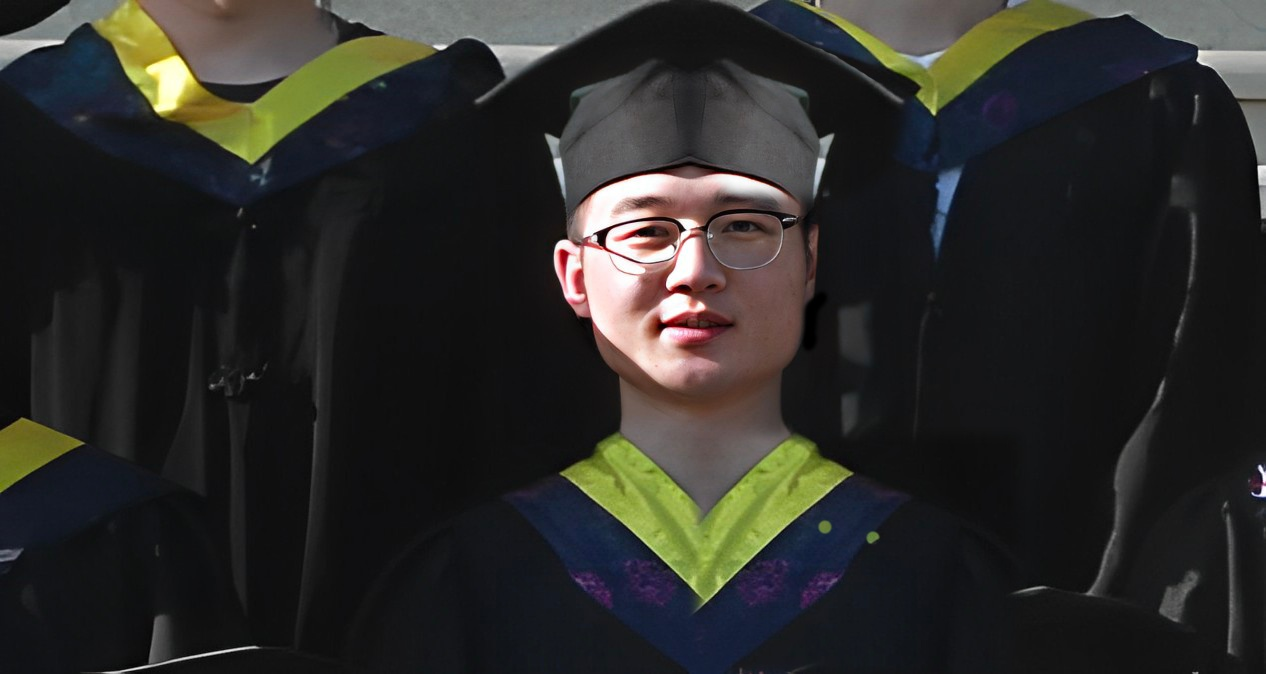
#> input picture baseOpenCV/pic/0.jpg, 1266 x 674 px
$ python '10 edgeDetection.py'
#> lines starting #> are read from the running program, lines starting #| are printed output that depends on the picture; after the words box and inside, x2 and y2 are one past the last pixel; in counts of white or black regions, pixels touching at a corner belong together
# -*-coding: utf-8 -*-
# @Time    : 2023/4/27 21:33
# @Author  : 刘少博
# @File    : 10 edgeDetection.py

import numpy as np
import cv2 as cv
import matplotlib.pyplot as plt

img = cv.imread("./pic/0.jpg", 0)  # 灰度图读取
#> img: shape (674, 1266); min 0, max 255, mean 43.2
plt.imshow(img, plt.cm.gray)
plt.show()

# Sobel
x = cv.Sobel(img, cv.CV_16S, 1, 0)  # 参数1：图像 参数2：数据操作超过8位，使用16位存储 参数3：操作x方向 参数4：不操作y方向
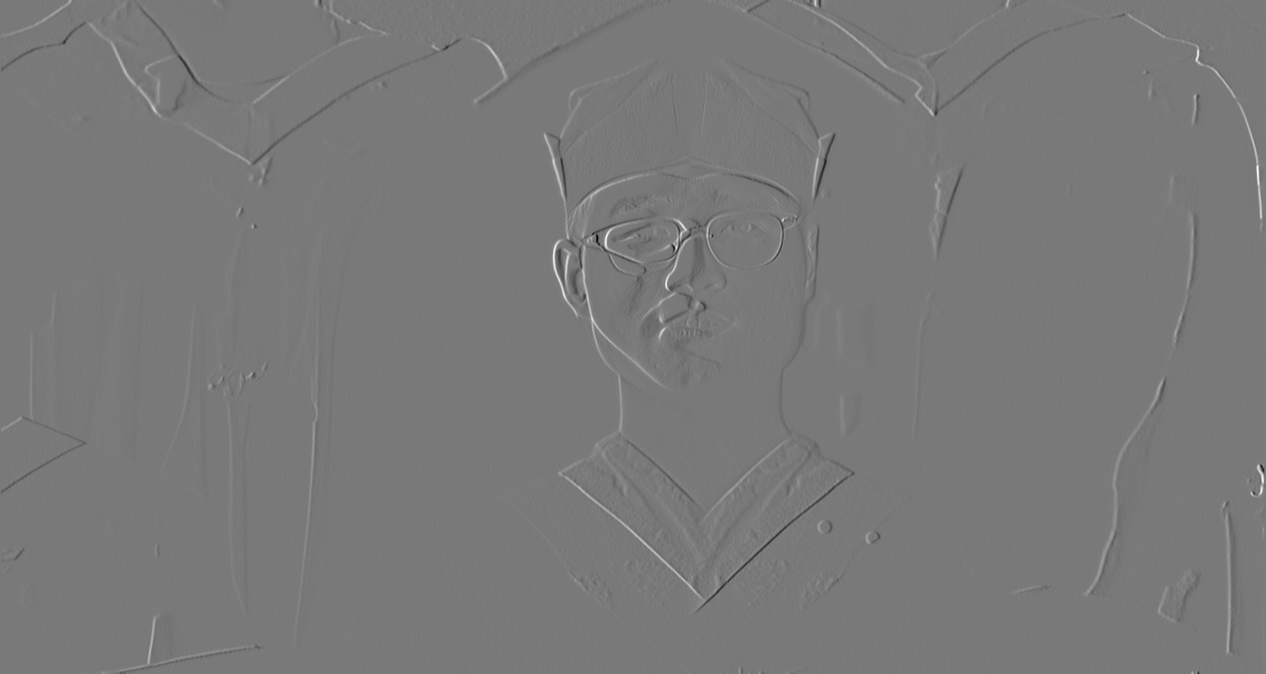
#> x: shape (674, 1266) int16; min -841, max 922, mean 0.2; drawn with min black and max white
y = cv.Sobel(img, cv.CV_16S, 0, 1)  # 参数1：图像 参数2：数据操作超过8位，使用16位存储 参数3：不操作x方向 参数4：操作y方向
abx = cv.convertScaleAbs(x)
aby = cv.convertScaleAbs(y)
res = cv.addWeighted(abx, 0.5, aby, 0.5, 0)
plt.imshow(res, plt.cm.gray)
plt.show()
# Schaar
x = cv.Sobel(img, cv.CV_16S, 1, 0, ksize=-1)  # 参数1：图像 参数2：数据操作超过8位，使用16位存储 参数3：操作x方向 参数4：不操作y方向 参数5：转为Schaar
y = cv.Sobel(img, cv.CV_16S, 0, 1, ksize=-1)  # 参数1：图像 参数2：数据操作超过8位，使用16位存储 参数3：不操作x方向 参数4：操作y方向 参数5：转为Schaar
abx = cv.convertScaleAbs(x)
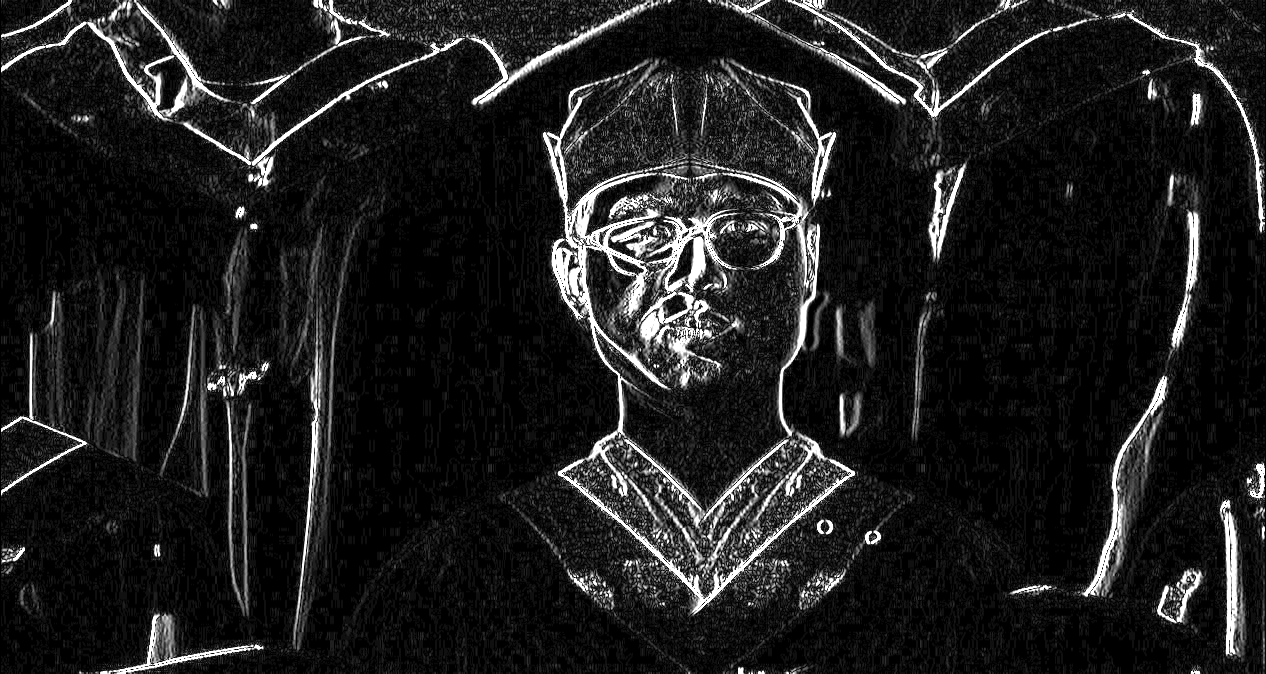
#> abx: shape (674, 1266); min 0, max 255, mean 30
aby = cv.convertScaleAbs(y)
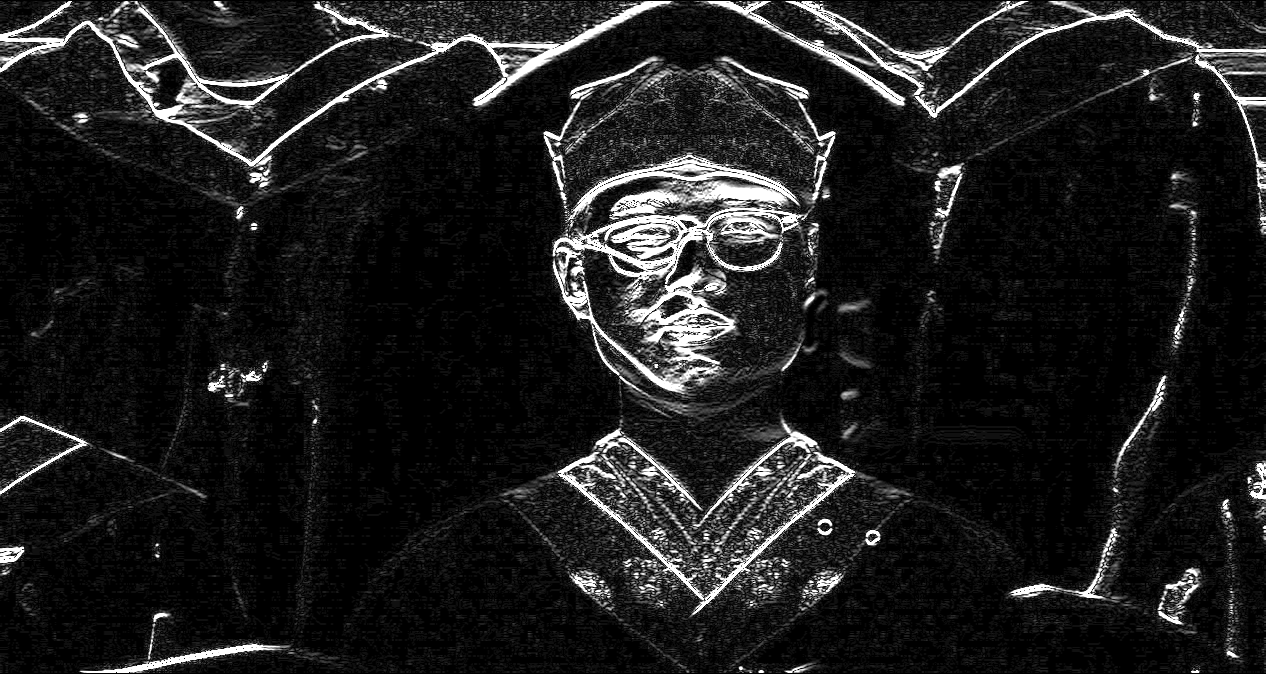
#> aby: shape (674, 1266); min 0, max 255, mean 29.3
res = cv.addWeighted(abx, 0.5, aby, 0.5, 0)
plt.imshow(res, plt.cm.gray)
plt.show()

# Laplacian
xy = cv.Laplacian(img, cv.CV_16S)
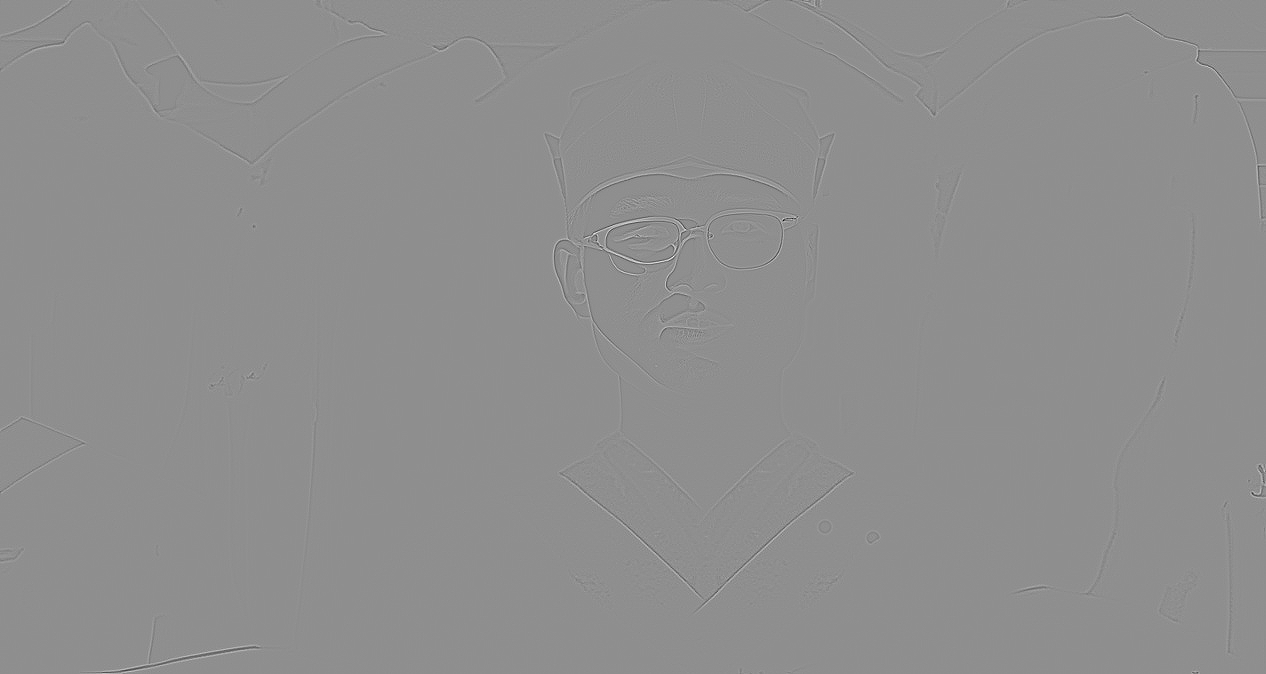
#> xy: shape (674, 1266) int16; min -443, max 347, mean 0; drawn with min black and max white
res = cv.convertScaleAbs(xy)
plt.imshow(res, plt.cm.gray)
plt.show()

# Canny
res = cv.Canny(img, 0, 100)  # 参数1 图像 参数2 最小阈值 参数3 最大阈值
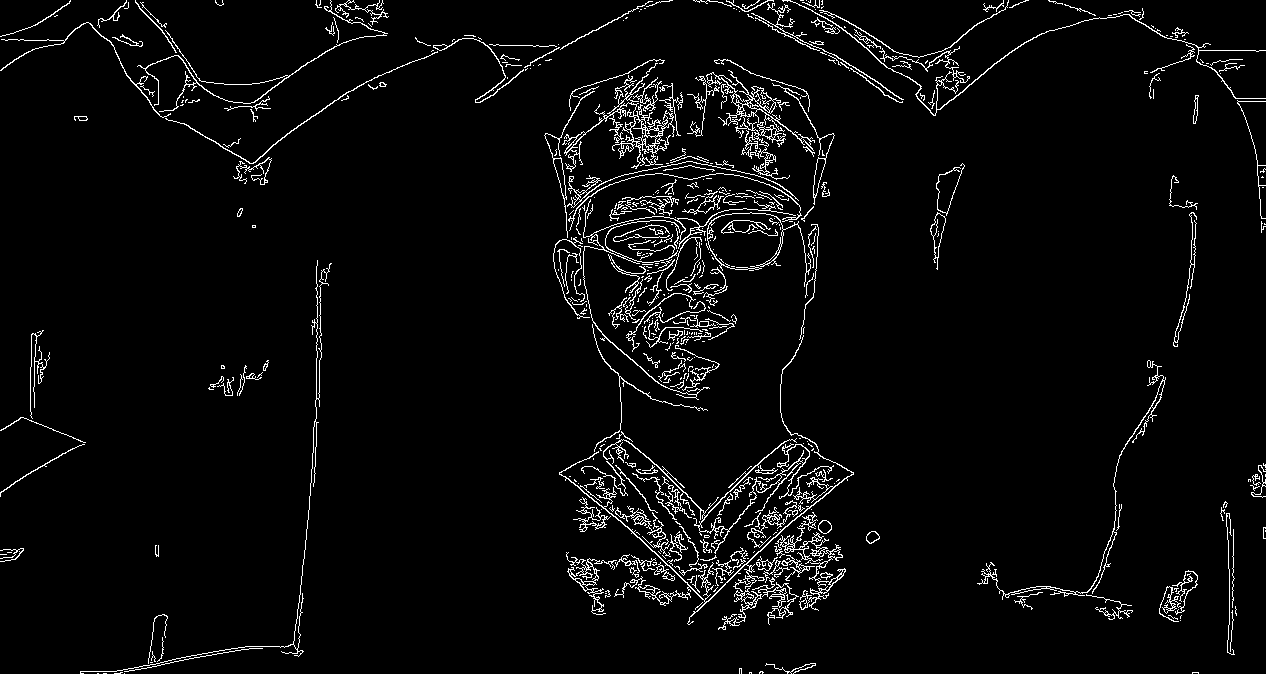
#> res: shape (674, 1266); 3.8% white in thin lines or dots
plt.imshow(res, plt.cm.gray)
plt.show()

$ run again, with baseOpenCV/pic/1.jpg copied over baseOpenCV/pic/0.jpg
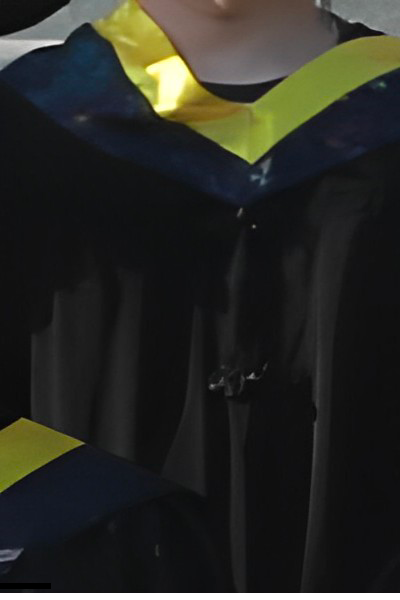
#> input picture baseOpenCV/pic/1.jpg, 400 x 600 px
#> `y = cv.Sobel(img, cv.CV_16S, 0, 1)`:
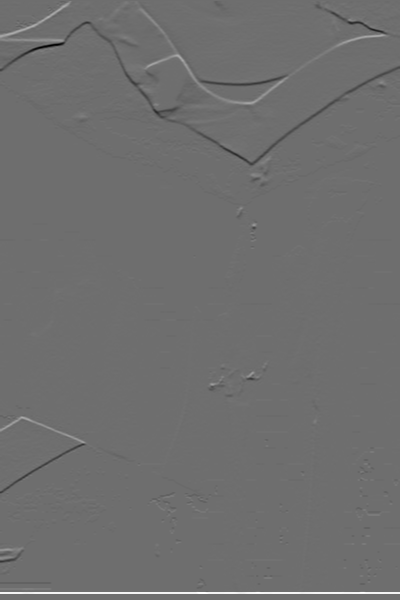
#> y: shape (600, 400) int16; min -783, max 1020, mean 2.2; drawn with min black and max white
#> `res = cv.Canny(img, 0, 100)`:
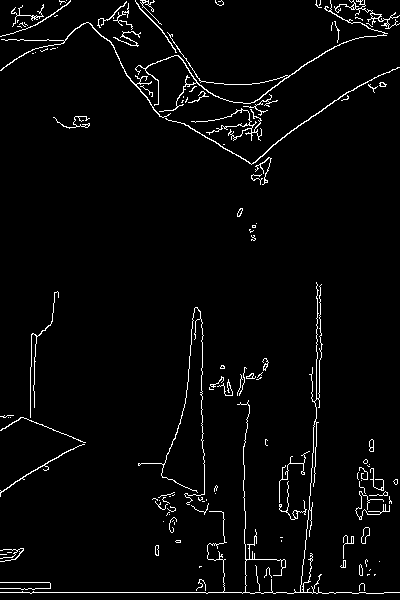
#> res: shape (600, 400); 3.1% white in thin lines or dots

$ run again, with baseOpenCV/pic/2.jpg copied over baseOpenCV/pic/0.jpg
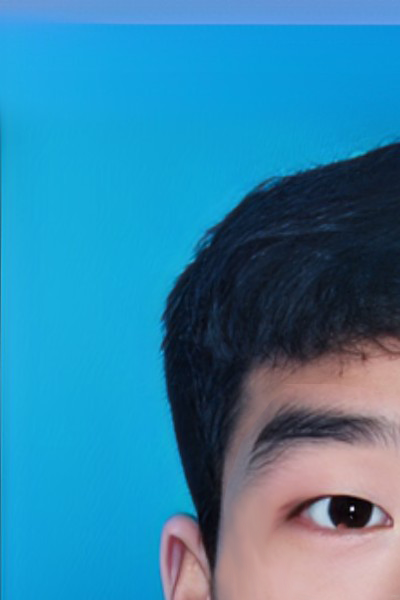
#> input picture baseOpenCV/pic/2.jpg, 400 x 600 px
#> `y = cv.Sobel(img, cv.CV_16S, 0, 1)`:
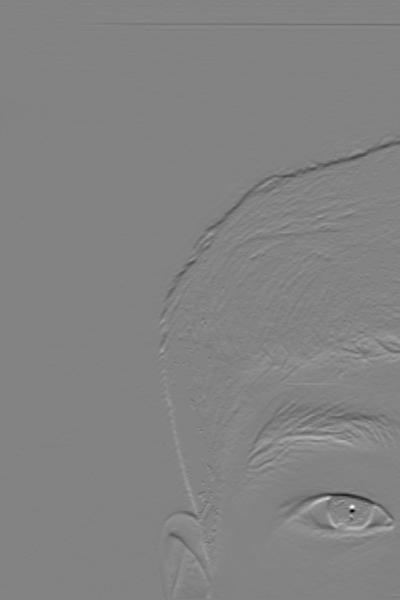
#> y: shape (600, 400) int16; min -603, max 568, mean 0.1; drawn with min black and max white
#> `res = cv.Canny(img, 0, 100)`:
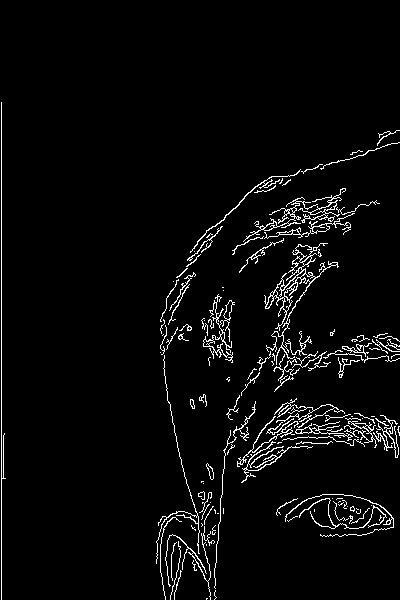
#> res: shape (600, 400); 3.8% white in thin lines or dots, all inside (x1, y1, x2, y2) = (1, 102, 400, 600)
